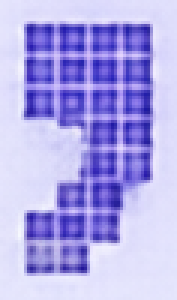
#> input picture datasets/Balanza/coma.png, 59 x 100 px (shown 3 times larger); its folder holds only this picture in this run
$ python -i preprocesado.py   (imports and definitions only)
#> lines starting #> are read from the running program, lines starting #| are printed output that depends on the picture; after the words box and inside, x2 and y2 are one past the last pixel; in counts of white or black regions, pixels touching at a corner belong together
#> further down, picture is the input picture: shape (100, 59, 3); mean B, G, R 233, 168.9, 175
### core/utils.py
"""Utilidades compartidas por la aplicación."""

import logging
import os
from pathlib import Path
import tempfile

import cv2
import numpy as np

import config


# [8 lines left out: function configurar_logging, not called in this run]


def validar_imagen(imagen: np.ndarray) -> np.ndarray:
    """Valide una imagen uint8, gris o RGB/RGBA, y devuelva el mismo array."""
    if not isinstance(imagen, np.ndarray) or imagen.size == 0:
        raise ValueError("La imagen está vacía o no es un numpy.ndarray.")
    if imagen.dtype != np.uint8:
        raise ValueError("La imagen debe tener valores uint8 entre 0 y 255.")
    if imagen.ndim != 2 and not (
        imagen.ndim == 3 and imagen.shape[2] in (3, 4)
    ):
        raise ValueError("La imagen debe estar en escala de grises, RGB o RGBA.")
    return imagen


def a_grises(imagen: np.ndarray) -> np.ndarray:
    """Convierta una imagen RGB/RGBA a gris sin modificar la entrada."""
    validar_imagen(imagen)
    if imagen.ndim == 2:
        return imagen.copy()
    codigo = cv2.COLOR_RGB2GRAY if imagen.shape[2] == 3 else cv2.COLOR_RGBA2GRAY
#> codigo = 7
    return cv2.cvtColor(imagen, codigo)
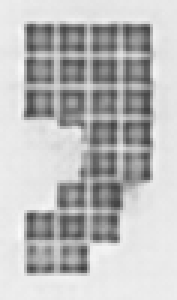
#> returned value: shape (100, 59) (shown 3 times larger); min 62, max 249, mean 188.7


# [39 lines left out: functions cargar_imagen, guardar_imagen, not called in this run]

### core/preprocesado.py
"""Binarización y operaciones morfológicas independientes de la interfaz."""

import unicodedata

import cv2
import numpy as np

import config
from core.utils import a_grises


def _nombre(valor: str) -> str:
    if not isinstance(valor, str):
        raise ValueError("El método y la operación deben ser nombres de texto.")
    return "".join(c for c in unicodedata.normalize("NFKD", valor.strip().casefold())
                   if not unicodedata.combining(c))


def filtrar_imagen(
    imagen: np.ndarray,
    threshold: int = config.THRESHOLD_BINARIO,
    kernel: int = config.KERNEL_MORFOLOGICO,
    operacion: str = "ninguna",
    invertir: bool = config.INVERTIR_BINARIO,
    metodo: str = "manual",
    iteraciones: int = 1,
) -> np.ndarray:
    """Binarice una imagen RGB/gris y aplique una operación morfológica.

    Admita métodos manual, otsu y adaptativo; operaciones ninguna, erosion,
    dilatacion, apertura y cierre. El resultado es uint8 con valores 0/255.
    En OpenCV la morfología actúa sobre regiones blancas: invertir permite
    seleccionar los dígitos oscuros como primer plano antes de esa operación.
    """
    gris = a_grises(imagen)
    if not isinstance(threshold, (int, np.integer)) or not 0 <= threshold <= 255:
        raise ValueError("El threshold debe ser un entero entre 0 y 255.")
    if not isinstance(kernel, (int, np.integer)) or not 1 <= kernel <= 51:
        raise ValueError("El tamaño de kernel debe ser un entero entre 1 y 51.")
    if not isinstance(iteraciones, (int, np.integer)) or not 1 <= iteraciones <= 20:
        raise ValueError("Las iteraciones deben ser un entero entre 1 y 20.")
    metodo = _nombre(metodo)
    operacion = _nombre(operacion)
    tipo = cv2.THRESH_BINARY_INV if invertir else cv2.THRESH_BINARY
    if metodo == "manual":
        _, binaria = cv2.threshold(gris, int(threshold), 255, tipo)
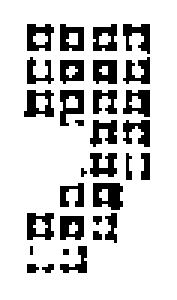
#> binaria: shape (100, 59) (shown 3 times larger); 81.4% white; black in thin lines or dots, all inside (x1, y1, x2, y2) = (8, 8, 50, 91)
    elif metodo == "otsu":
        _, binaria = cv2.threshold(gris, 0, 255, tipo | cv2.THRESH_OTSU)
    elif metodo == "adaptativo":
        bloque = max(3, int(getattr(config, "BLOQUE_ADAPTATIVO", 31)))
        bloque += (bloque % 2 == 0)
        constante = float(getattr(config, "CONSTANTE_ADAPTATIVA", 7))
        binaria = cv2.adaptiveThreshold(gris, 255, cv2.ADAPTIVE_THRESH_GAUSSIAN_C,
                                       tipo, bloque, constante)
    else:
        raise ValueError("Método desconocido: use manual, otsu o adaptativo.")
    operaciones = {"erosion": cv2.MORPH_ERODE, "dilatacion": cv2.MORPH_DILATE,
                   "apertura": cv2.MORPH_OPEN, "cierre": cv2.MORPH_CLOSE}
    if operacion == "ninguna":
        return binaria
    if operacion not in operaciones:
        raise ValueError("Operación desconocida: use ninguna, erosion, dilatacion, apertura o cierre.")
    elemento = cv2.getStructuringElement(cv2.MORPH_RECT, (int(kernel), int(kernel)))
    return cv2.morphologyEx(binaria, operaciones[operacion], elemento,
                            iterations=int(iteraciones))

>>> import cv2
>>> picture = cv2.imread('../datasets/Balanza/coma.png')
>>> result = filtrar_imagen(picture)

$ run again, on datasets/Balanza/digito_0.png
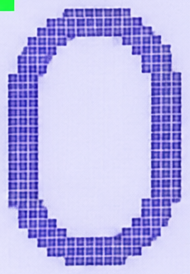
#> input picture datasets/Balanza/digito_0.png, 190 x 274 px
#> picture is the input picture: shape (274, 190, 3); mean B, G, R 233.3, 180.2, 183.8
#> in a_grises, `return cv2.cvtColor(imagen, codigo)`:
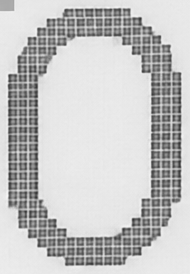
#> returned value: shape (274, 190); min 50, max 248, mean 196.5
#> in filtrar_imagen, `_, binaria = cv2.threshold(gris, int(threshold), 255, tipo)`:
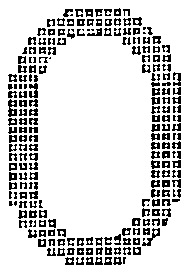
#> binaria: shape (274, 190); 84.1% white; black in thin lines or dots, all inside (x1, y1, x2, y2) = (8, 8, 181, 265)

$ run again, on datasets/Balanza/digito_1.png
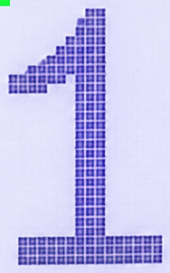
#> input picture datasets/Balanza/digito_1.png, 170 x 273 px
#> picture is the input picture: shape (273, 170, 3); mean B, G, R 236.7, 192.8, 195.5
#> in a_grises, `return cv2.cvtColor(imagen, codigo)`:
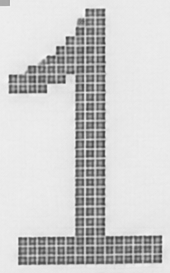
#> returned value: shape (273, 170); min 53, max 248, mean 206.2
#> in filtrar_imagen, `_, binaria = cv2.threshold(gris, int(threshold), 255, tipo)`:
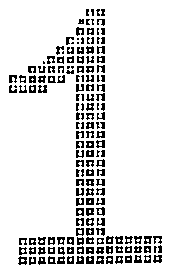
#> binaria: shape (273, 170); 87.9% white; black in thin lines or dots, all inside (x1, y1, x2, y2) = (9, 9, 162, 265)

$ run again, on datasets/Balanza/digito_2.png
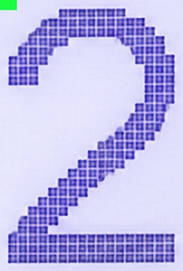
#> input picture datasets/Balanza/digito_2.png, 183 x 271 px
#> picture is the input picture: shape (271, 183, 3); mean B, G, R 233.4, 184.4, 187.4
#> in a_grises, `return cv2.cvtColor(imagen, codigo)`:
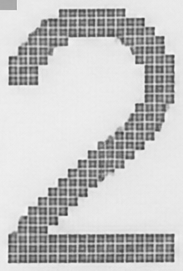
#> returned value: shape (271, 183); min 45, max 249, mean 199.4
#> in filtrar_imagen, `_, binaria = cv2.threshold(gris, int(threshold), 255, tipo)`:
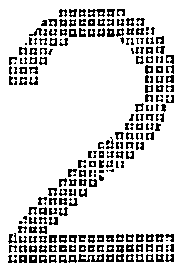
#> binaria: shape (271, 183); 85.4% white; black in thin lines or dots, all inside (x1, y1, x2, y2) = (8, 9, 174, 263)
